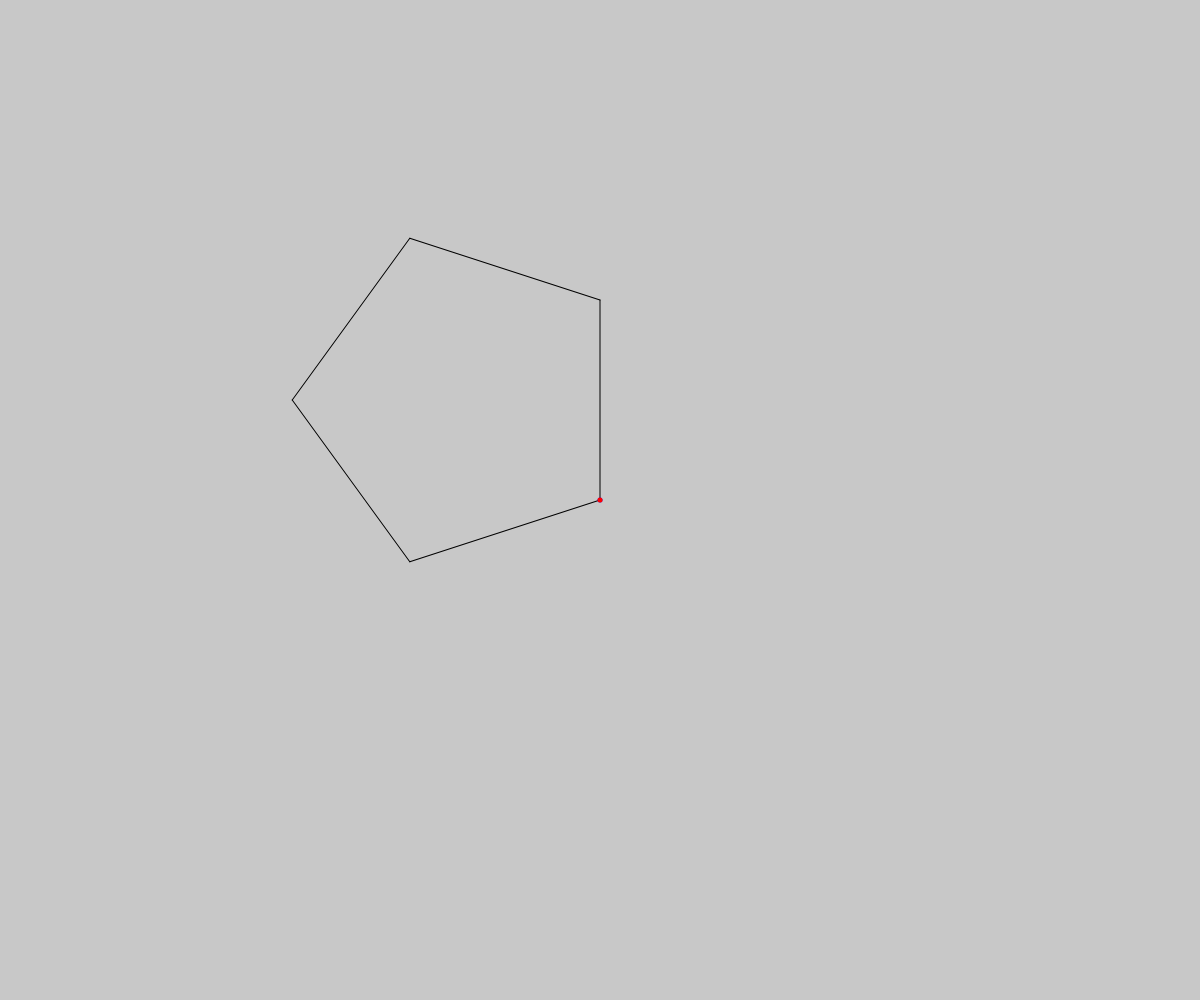
Frame 1 (no input)
Frame 60 (no input): identical to frame 1, image omitted
Frame 120 (the mouse pressed at the canvas centre since frame 60): identical to frame 1, image omitted

The p5.js sketch that drew this single still picture (run headless with seeded random() and noise() and a simulated clock; from frame 60 on, the mouse is pressed at the canvas centre):

// p5.js sketch
// ── sketch.js
function setup() {
  createCanvas(window.innerWidth, window.innerHeight);
}

function draw() {
  initialize();

  // number of edges
  var edges = 5;
  // compute angle using number of edges
  var angle = 360 / edges;

  // repeat action as many times as there are edges
  for (var i = 0; i < edges; i++) {
    turnRight(angle);
    trace(200);
  }

  plotStartEnd();
}

function initialize() {
  // colors
  background(200);
  stroke(0);
  strokeWeight(1);

  // centering
  push();
  translate(width / 2, height / 2);
}

function plotStartEnd() {
  // ending point
  stroke(0, 0, 255);
  strokeWeight(5);
  point(0, 0);
  pop();

  // starting point
  push();
  translate(width / 2, height / 2);
  stroke(255, 0, 0);
  strokeWeight(5);
  point(0, 0);
  pop();
}

function forward(distance) {
  translate(0, distance);
}

function trace(distance) {
  line(0, 0, 0, distance);
  translate(0, distance);
}

function turnRight(angle) {
  rotate(radians(angle));
}

function turnLeft(angle) {
  rotate(radians(-angle));
}
